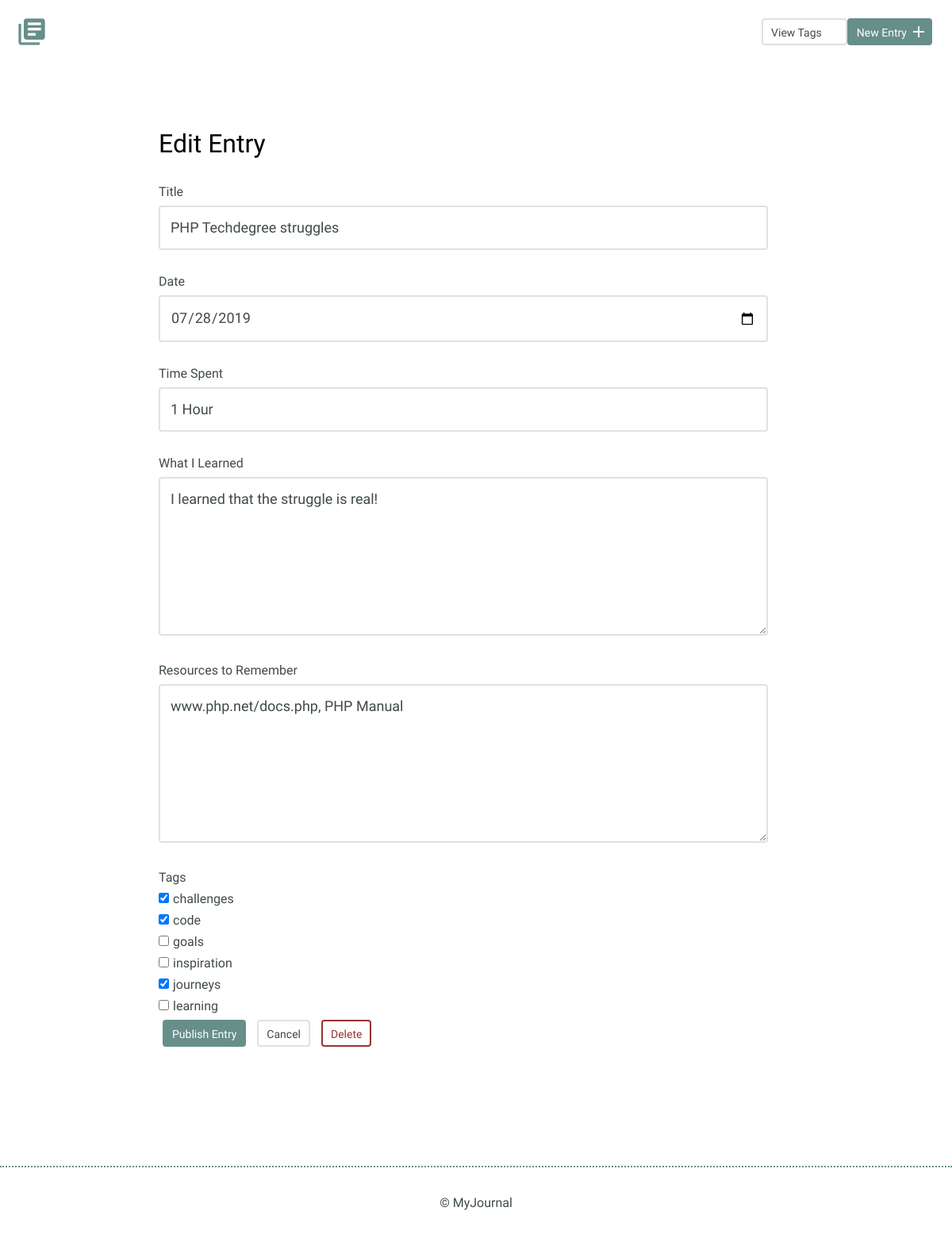
The page /entry.php?id=5 on the database its author committed.
### tables this page shows
CREATE TABLE "entries" (
	`id`	INTEGER,
	`title`	TEXT,
	`date`	TEXT,
	`time_spent`	INTEGER,
	`learned`	BLOB,
	`resources`	BLOB,
	PRIMARY KEY(`id`)
);

CREATE TABLE "tags" (
	"id"	INTEGER PRIMARY KEY AUTOINCREMENT UNIQUE,
	"title"	TEXT NOT NULL UNIQUE
);

### inc/connection.php (called while the page is built)
<?php
try {
  $db = new PDO('sqlite:' . __DIR__ . '/journal.db');
  $db->setAttribute(PDO::ATTR_ERRMODE, PDO::ERRMODE_EXCEPTION);
  return $db;
} catch (Exception $ex) {
  echo $ex->get_message();
  die();
}

### inc/functions.php (called while the page is built, shortened)
<?php
function get_entry($id) {
  include('connection.php');
  $sql = 'SELECT * FROM entries WHERE id = ?';
  try {
    $results = $db->prepare($sql);
    $results->bindValue(1, $id, PDO::PARAM_INT);
    $results->execute();
    return $results->fetch();
  } catch(Exception $ex) {
    echo $ex->get_message();
    return false;
  }
}
function get_entry_tags($entry_id) {
  include('connection.php');
  $sql = 'SELECT tags.id, title
          FROM entries_tags
          LEFT JOIN tags
          ON tag_id = tags.id
          WHERE entry_id = ?;';
  try {
    $results = $db->prepare($sql);
    $results->bindValue(1, $entry_id, PDO::PARAM_INT);
    $results->execute();
    return $results->fetchAll(PDO::FETCH_ASSOC);
  } catch(Exceptoin $ex) {
    echo $ex->get_message();
    return false;
  }
}
function get_tags() {
  include('connection.php');
  try {
    $results = $db->query('SELECT * FROM tags ORDER BY title ASC');
  } catch(Exception $ex) {
    echo $ex->get_message();
    return false;
  }
  return $results->fetchAll(PDO::FETCH_ASSOC);
}

### entry.php (the view, shortened to what this page needs)
<?php
include('inc/functions.php');
$id = "";
$title = "";
$date = "";
$time_spent = "";
$learned = "";
$resources = "";
$entry_tags = [];
if(isset($_GET['id'])) {
  list($id, $title, $date, $time_spent, $learned, $resources) =
    get_entry(filter_input(INPUT_GET, 'id', FILTER_SANITIZE_NUMBER_INT));
  $entry_tags = get_entry_tags($id);
}
include('inc/header.php');
$tags = get_tags();
?>
<section>
  <div class="container">
    <div class="edit-entry">
      <?php
      if(empty($id)) {
        echo '<h2>New Entry</h2>';
      } else {
        echo '<h2>Edit Entry</h2>';
      }
      ?>
      <form action="entry.php" method="post">
        <label for="title"> Title</label>
        <input id="title" type="text" name="title" value="<?php echo htmlspecialchars($title) ?>"><br>
        <label for="date">Date</label>
        <input id="date" type="date" name="date" value="<?php echo htmlspecialchars($date) ?>"><br>
        <label for="time-spent"> Time Spent</label>
        <input id="time-spent" type="text" name="timeSpent" value="<?php echo htmlspecialchars($time_spent) ?>"><br>
        <label for="what-i-learned">What I Learned</label>
        <textarea id="what-i-learned" rows="5" name="whatILearned" ><?php echo $learned ?></textarea>
        <label for="resources-to-remember">Resources to Remember</label>
        <textarea id="resources-to-remember" rows="5" placeholder="Please use format:&#13;&#10;www.web.link1, web site name 1&#13;&#10;www.web.link2, web site name 2" name="resourcesToRemember"><?php echo $resources; ?></textarea>
        <label>Tags</label>
        <?php
        foreach($tags as $tag) {
          echo '<label><input type="checkbox" ';
          echo in_array($tag, $entry_tags) ? "checked" : null;
          echo ' name="tags[]" value="' . $tag['id'] . '" />' . $tag['title'] . '</label>';
        }
        ?>
        <input type="submit" value="Publish Entry" class="button">
        <a href="entry.php<?php
          if(!empty($id)) {
            echo '?id=' . $id;
          }
        ?>" class="button button-secondary">Cancel</a>
        <?php
          if(!empty($id)) {
            echo '<input type="submit" value="Delete" name="delete" class="button button-warning" />';
          }
        ?>
      </form>
    </div>
  </div>
</section>
<?php
include('inc/footer.php');
?>

### css/site.css (style rules this page uses)
* { box-sizing: border-box; }
body { font-size: 16px; color: #404a49; font-family: 'Cousine', serif; font-weight: 400; }
.container { margin: 0 auto; padding: 0 25px; }
.button { padding: 8px 10px 6px 10px; background: #678f89; border: 2px solid #678f89; border-radius: 4px; text-decoration: none; color: #FFF; position: relative; text-align: center; font-size: 14px; margin-left: 5px; margin-right: 5px; }
.button.button-secondary { background: #FFF; border: 2px solid #e1e1e1; color: #404a49; }
.button.button-warning { background: #FFF; border: 2px solid #933; color: #933; }
h1, h2, h3 { margin: 0; font-weight: 400; line-height: 1em; color: #000; }
h2 { font-size: 32px; }
.entry-list, .edit-entry, .new-entry, .edit-tag { max-width: 800px; margin: 0 auto; padding: 70px 0 150px 0; }
.edit-entry h2, .new-entry h2, .edit-tag h2 { margin-bottom: 35px; }
form label { display: block; margin-bottom: 8px; }
form input[type=text], form input[type=password], form input[type=date], form textarea { border: 2px solid #e1e1e1; font-size: 18px; line-height: 1.8em; padding:10px 13px; margin-bottom: 30px; border-radius: 4px; width: calc(100% - 32px); }
.edit-entry form textarea, .new-entry form textarea { min-height: 200px; }
input[type=submit] { margin-right: 5px; }
input[type=checkbox] { margin-right: 5px; }

### rows shown on the page
entries: title "PHP Techdegree struggles", date "07/28/2019", timeSpent "1 Hour", whatILearned "I learned that the struggle is real!", resourcesToRemember "www.php.net/docs.php, PHP Manual"
tags: title "challenges"
tags: title "code"
tags: title "goals"
tags: title "inspiration"
tags: title "journeys"
tags: title "learning"
